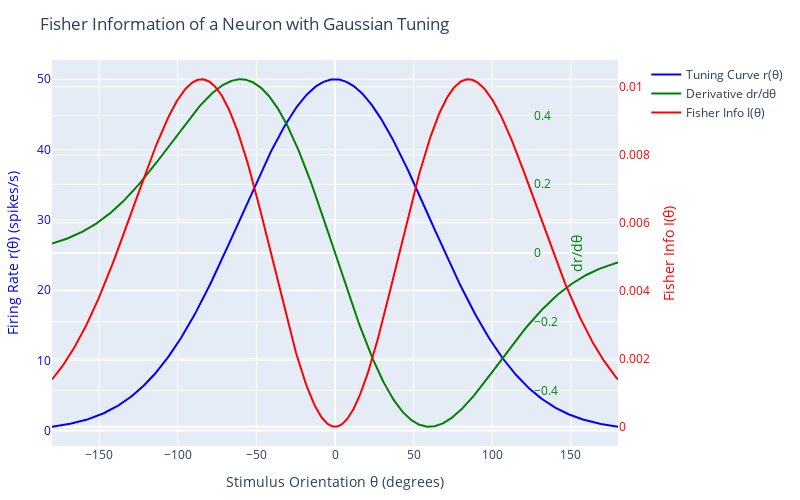

Notebook code for this chart:
### Markdown cell above
**5**
Let's try to compute the Fisher information of a neuron with Gaussian orientation tuning function

### Code cell
using PlotlyJS

# Parameters for the Gaussian tuning curve
r_max = 50.0  # Maximum firing rate (spikes/s)
θ_pref = 0.0  # Preferred orientation (degrees)
σ = 60.0      # Tuning width (degrees)

# Tuning curve function: r(θ)
function r(θ)
    return r_max * exp( - (θ - θ_pref)^2 / (2 * σ^2) )
end

# Derivative dr/dθ (analytical)
function dr_dθ(θ)
    return r(θ) * (-(θ - θ_pref) / σ^2)
end

# Fisher information I(θ) = (dr/dθ)^2 / r(θ)
function fisher_info(θ)
    r_val = r(θ)
    if r_val == 0.0
        return 0.0
    else
        return (dr_dθ(θ))^2 / r_val
    end
end

# Generate θ values from -180 to 180 degrees
θ_values = range(-180, 180, length=500)

# Compute values for plotting
r_values = r.(θ_values)
dr_values = dr_dθ.(θ_values)
I_values = fisher_info.(θ_values)

# Create Plotly traces
trace_r = scatter(x=θ_values, y=r_values, mode="lines", name="Tuning Curve r(θ)", line=attr(color="blue"))
trace_dr = scatter(x=θ_values, y=dr_values, mode="lines", name="Derivative dr/dθ", line=attr(color="green"), yaxis="y2")
trace_I = scatter(x=θ_values, y=I_values, mode="lines", name="Fisher Info I(θ)", line=attr(color="red"), yaxis="y3")

# Layout with multiple y-axes for different scales
layout = Layout(
    title="Fisher Information of a Neuron with Gaussian Tuning",
    xaxis=attr(title="Stimulus Orientation θ (degrees)"),
    yaxis=attr(title="Firing Rate r(θ) (spikes/s)", side="left", color="blue"),
    yaxis2=attr(title="dr/dθ", overlaying="y", side="right", color="green", position=0.85),
    yaxis3=attr(title="Fisher Info I(θ)", overlaying="y", side="right", color="red"),
    legend=attr(x=1.05, y=1.0),
    width=800,
    height=500
)

# Create and display the plot
p = plot([trace_r, trace_dr, trace_I], layout)
display(p)  # Opens in browser or Jupyter

### Figure 1 — Plotly figure (JSON) as saved in the notebook; plotly's stock layout.template omitted (floating-point values rounded to 4 significant figures; data arrays with more than 128 entries replaced by an {"elided": "..."} marker saying what was removed)
{"data": [{"line": {"color": "blue"}, "mode": "lines", "name": "Tuning Curve r(θ)", "type": "scatter", "x": {"elided": "500 float values"}, "y": {"elided": "500 float values"}}, {"line": {"color": "green"}, "mode": "lines", "name": "Derivative dr/dθ", "type": "scatter", "x": {"elided": "500 float values"}, "y": {"elided": "500 float values"}, "yaxis": "y2"}, {"line": {"color": "red"}, "mode": "lines", "name": "Fisher Info I(θ)", "type": "scatter", "x": {"elided": "500 float values"}, "y": {"elided": "500 float values"}, "yaxis": "y3"}], "layout": {"height": 500, "legend": {"x": 1.05, "y": 1}, "margin": {"b": 50, "l": 50, "r": 50, "t": 60}, "title": "Fisher Information of a Neuron with Gaussian Tuning", "width": 800, "xaxis": {"title": "Stimulus Orientation θ (degrees)"}, "yaxis": {"color": "blue", "side": "left", "title": "Firing Rate r(θ) (spikes/s)"}, "yaxis2": {"color": "green", "overlaying": "y", "position": 0.85, "side": "right", "title": "dr/dθ"}, "yaxis3": {"color": "red", "overlaying": "y", "side": "right", "title": "Fisher Info I(θ)"}}}
